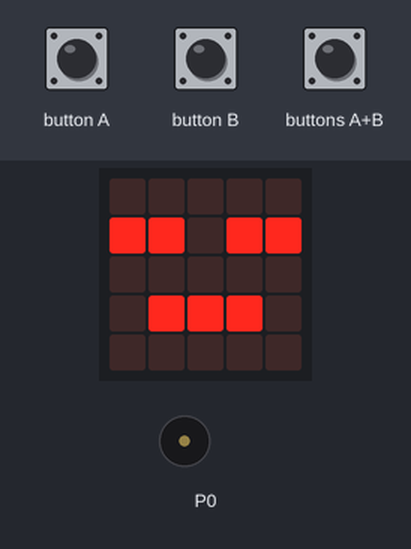
A program run on a simulated BBC micro:bit (MakeCode). On the bench: the board's 5×5 LED display, buzzer (waves = sounding). The inputs (shaded band) are chosen by the test bench.

Above: at 1.2 s.
1.3 s: button A pressed for 0.15 s
At 2.9 s:
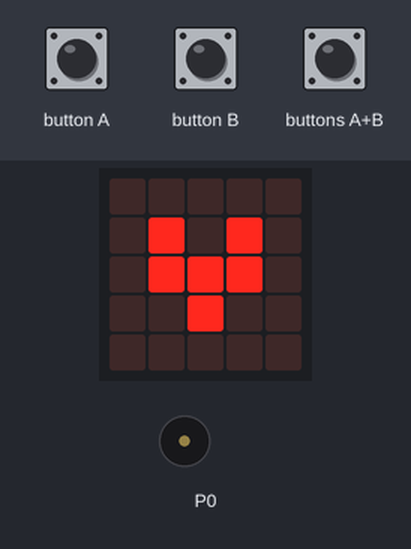
4.4 s: button B pressed for 0.15 s
At 5.9 s:
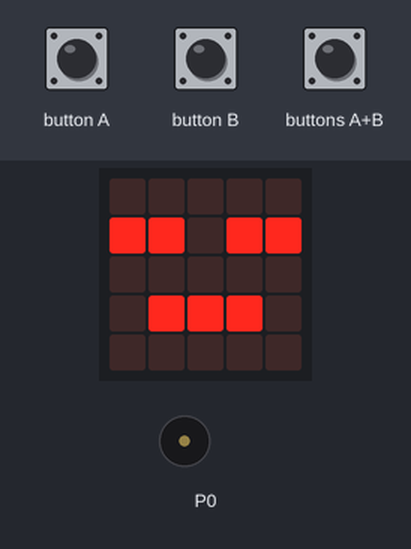
7.0 s: buttons A+B pressed for 0.15 s
At 7.9 s:
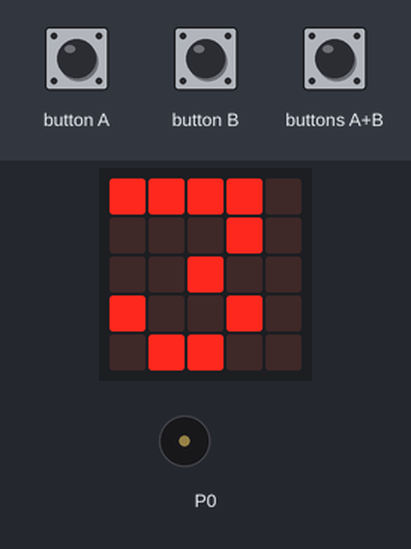
9.6 s: buttons A+B pressed for 1 s
13.4 s: buttons A+B pressed 5 times (0.12 s each, 0.3 s apart)
At 16.61 s:
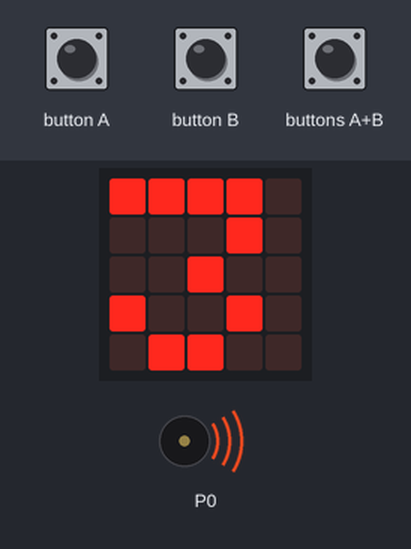
Timing chart, 0 to 18.9 s (numbered marks = the images above; inputs shaded):
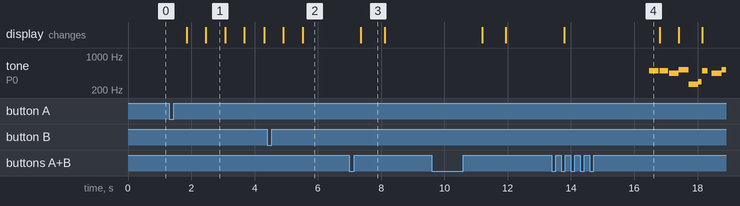

The program:

main.ts
```typescript
let dormir = false
let start = 0
let time = 0
input.onButtonPressed(Button.A, function () {
    dormir = true
    start = input.runningTime()
})
input.onButtonPressed(Button.AB, function () {
    if (!(dormir)) {
        basic.showNumber(Math.idiv(time, 1000))
        music.stopAllSounds()
    }
})
input.onButtonPressed(Button.B, function () {
    if (dormir) {
        time += input.runningTime() - start
    }
    dormir = false
})
basic.forever(function () {
    if (dormir) {
        basic.showIcon(IconNames.Heart)
        basic.showIcon(IconNames.SmallHeart)
    } else {
        basic.showIcon(IconNames.Asleep)
    }
})
basic.forever(function () {
    if (input.runningTime() - start >= 15000) {
        music.playMelody("B A C5 C D A E F ", 200)
    } else {
        music.stopAllSounds()
    }
})
```

test.ts
```typescript
// testes vão aqui; isto não será compilado quando este pacote for usado como uma extensão.
```

Measured:
- after the input at 1.3 s, the display: first changes after 0.56 s (image 1 shows a later state)
- after the input at 4.4 s, the display: first differs from a run without the input after 1.1 s (image 2)
- after the input at 7.0 s, the display: changes after 0.36 s (image 3)
- after the input at 13.4 s, the display: changes after 0.38 s (image 4)
- by itself, tone on P0: plays 494 Hz for 0.31 s, 494 Hz for 0.27 s, 440 Hz for 0.31 s, 523 Hz for 0.31 s, 262 Hz for 0.31 s, 294 Hz for 0.11 s … (9 notes in this stretch)
- what the display in image 1 shows lasts 0.6 s, from 2.5 s to 3.1 s
- what the display in image 3 shows lasts 0.7 s, from 7.4 s to 8.1 s
